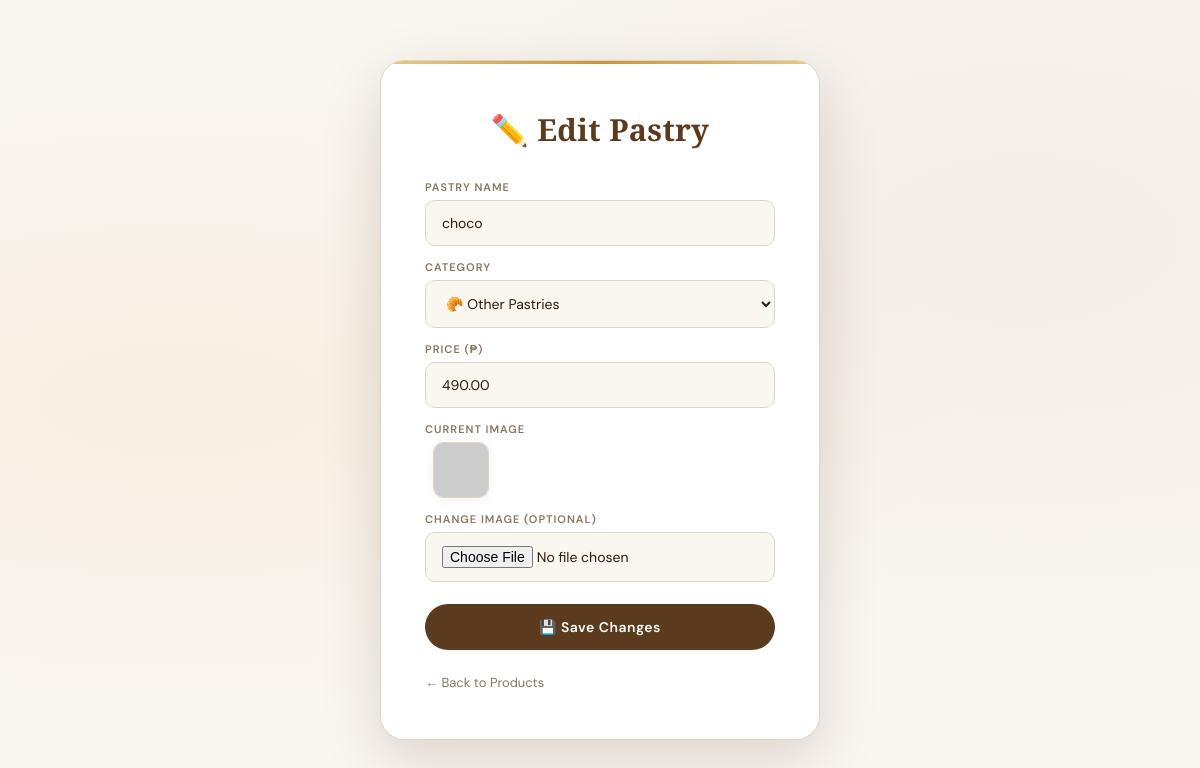
The page /ADMINH/edit_product.php?id=25 (signed in) on the database its author committed.
### tables this page shows
CREATE TABLE `products` (
  `id` int(11) NOT NULL,
  `name` varchar(255) NOT NULL,
  `price` decimal(10,2) NOT NULL,
  `image` varchar(255) NOT NULL,
  `category` varchar(50) DEFAULT 'Cake',
  `category2` varchar(50) DEFAULT 'Cupcake'
);

### ADMINH/edit_product.php (the view, shortened to what this page needs)
<?php
require 'db_connection.php';
$id  = intval($_GET['id']);
$res = $conn->prepare("SELECT * FROM products WHERE id = ?");
$res->bind_param("i", $id);
$res->execute();
$product = $res->get_result()->fetch_assoc();
?>
<!DOCTYPE html>
<html lang="en">
<head>
    <link rel="stylesheet" href="style.css">
</head>
<body class="form-page">
<div class="card">
    <h2>✏️ Edit Pastry</h2>
    <form method="POST" enctype="multipart/form-data">
        <label>Pastry Name</label>
        <input type="text" name="name" value="<?= htmlspecialchars($product['name']) ?>" required>
        <label>Category</label>
        <select name="category" required>
            <option value="Pastries" <?= $product['category'] == 'Pastries' ? 'selected' : '' ?>>🥐 Other Pastries</option>
        </select>
        <label>Price (₱)</label>
        <input type="number" step="0.01" min="0" name="price" value="<?= $product['price'] ?>" required>
        <label>Current Image</label>
        <div style="margin-bottom: 14px;">
            <img src="../uploads/<?= htmlspecialchars($product['image']) ?>"
                 onerror="this.src='https://via.placeholder.com/56x56?text=🎂'"
                 class="current-img" alt="current product image">
        </div>
        <label>Change Image (Optional)</label>
        <input type="file" name="image" accept="image/*">
        <button type="submit" name="update">💾 Save Changes</button>
    </form>
    <a href="products.php" class="back-link">← Back to Products</a>
</div>
</body>
</html>

### ADMINH/style.css (style rules this page uses)
*, *::before, *::after { margin: 0; padding: 0; box-sizing: border-box; }
:root { --cream: #FAF6F0; --cream-dark: #F2EBE0; --gold: #C9973A; --gold-light: #E8C98A; --gold-pale: #F5E8CC; --brown: #5C3A1E; --brown-deep: #2E1A0A; --muted: #8A7560; --white: #FFFFFF; --border: #E2D5C0; --shadow-sm: 0 2px 12px rgba(46, 26, 10, 0.06); --shadow-md: 0 8px 32px rgba(46, 26, 10, 0.10); --shadow-lg: 0 20px 60px rgba(46, 26, 10, 0.15); --radius: 18px; --radius-sm: 10px; --sidebar-width: 270px; }
body { font-family: 'DM Sans', sans-serif; background-color: var(--cream); color: var(--brown-deep); min-height: 100vh; }
.back-link { display: block; margin-top: 24px; color: var(--muted); text-decoration: none; font-size: 13px; transition: color 0.3s; }
.form-page { display: flex; justify-content: center; align-items: center; min-height: 100vh; padding: 40px 20px; background: var(--cream); background-image: radial-gradient(ellipse at 15% 50%, rgba(201,151,58,0.07) 0%, transparent 55%), radial-gradient(ellipse at 85% 30%, rgba(92,58,30,0.05) 0%, transparent 50%); }
.card { background: var(--white); padding: 48px 44px; border-radius: 24px; box-shadow: var(--shadow-lg); width: 100%; max-width: 440px; border: 1px solid var(--border); animation: fadeUp 0.5s ease; position: relative; overflow: hidden; }
.card::before { content: ''; position: absolute; top: 0; left: 0; right: 0; height: 3px; background: linear-gradient(90deg, var(--gold-light), var(--gold), var(--gold-light)); }
.card h2 { font-family: 'Cormorant Garamond', serif; color: var(--brown); font-size: 1.9rem; font-weight: 700; text-align: center; margin-bottom: 30px; letter-spacing: 0.3px; }
.card input, .card select, .card textarea { width: 100%; padding: 13px 16px; margin-bottom: 14px; border: 1.5px solid var(--border); border-radius: var(--radius-sm); font-family: 'DM Sans', sans-serif; font-size: 14px; color: var(--brown-deep); background: var(--cream); outline: none; transition: border-color 0.3s, box-shadow 0.3s; }
.card label { display: block; font-size: 11px; font-weight: 600; color: var(--muted); margin-bottom: 6px; text-transform: uppercase; letter-spacing: 1px; }
.card button[type="submit"] { width: 100%; padding: 14px; border: none; border-radius: 50px; background: var(--brown); color: var(--white); font-family: 'DM Sans', sans-serif; font-weight: 600; font-size: 14px; cursor: pointer; margin-top: 8px; transition: background 0.3s, transform 0.2s, box-shadow 0.2s; letter-spacing: 0.5px; }
.current-img { width: 56px; height: 56px; object-fit: cover; border-radius: 10px; vertical-align: middle; margin-left: 8px; border: 1px solid var(--border); box-shadow: var(--shadow-sm); }

### rows shown on the page
products: name "choco", category "🥐 Other Pastries", price "490.00"
